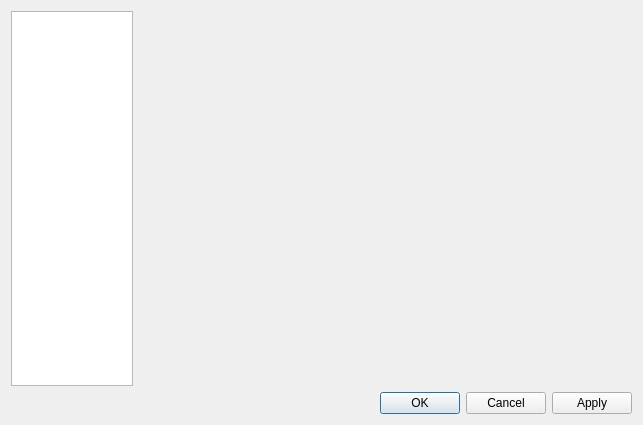
<?xml version="1.0" encoding="UTF-8"?>
<ui version="4.0">
 <class>PreferencesDialog</class>
 <widget class="QDialog" name="PreferencesDialog">
  <property name="geometry">
   <rect>
    <x>0</x>
    <y>0</y>
    <width>643</width>
    <height>425</height>
   </rect>
  </property>
  <property name="minimumSize">
   <size>
    <width>523</width>
    <height>425</height>
   </size>
  </property>
  <property name="windowTitle">
   <string>yoDownet - Preferences</string>
  </property>
  <property name="windowIcon">
   <iconset theme="configure">
    <normaloff/>
   </iconset>
  </property>
  <layout class="QGridLayout" name="PreferencesDialogGridLayout">
   <item row="0" column="0">
    <widget class="QListWidget" name="sectionListWidget">
     <property name="sizePolicy">
      <sizepolicy hsizetype="Maximum" vsizetype="Expanding">
       <horstretch>0</horstretch>
       <verstretch>0</verstretch>
      </sizepolicy>
     </property>
     <property name="minimumSize">
      <size>
       <width>0</width>
       <height>0</height>
      </size>
     </property>
     <property name="maximumSize">
      <size>
       <width>122</width>
       <height>16777215</height>
      </size>
     </property>
     <property name="editTriggers">
      <set>QAbstractItemView::NoEditTriggers</set>
     </property>
     <property name="showDropIndicator" stdset="0">
      <bool>false</bool>
     </property>
     <property name="iconSize">
      <size>
       <width>28</width>
       <height>28</height>
      </size>
     </property>
     <property name="currentRow">
      <number>-1</number>
     </property>
    </widget>
   </item>
   <item row="0" column="1">
    <widget class="QStackedWidget" name="pages"/>
   </item>
   <item row="1" column="0" colspan="2">
    <widget class="QDialogButtonBox" name="buttonBox">
     <property name="standardButtons">
      <set>QDialogButtonBox::Apply|QDialogButtonBox::Cancel|QDialogButtonBox::Ok</set>
     </property>
    </widget>
   </item>
  </layout>
 </widget>
 <resources/>
 <connections>
  <connection>
   <sender>buttonBox</sender>
   <signal>accepted()</signal>
   <receiver>PreferencesDialog</receiver>
   <slot>accept()</slot>
   <hints>
    <hint type="sourcelabel">
     <x>268</x>
     <y>408</y>
    </hint>
    <hint type="destinationlabel">
     <x>268</x>
     <y>212</y>
    </hint>
   </hints>
  </connection>
  <connection>
   <sender>sectionListWidget</sender>
   <signal>currentRowChanged(int)</signal>
   <receiver>pages</receiver>
   <slot>setCurrentIndex(int)</slot>
   <hints>
    <hint type="sourcelabel">
     <x>125</x>
     <y>201</y>
    </hint>
    <hint type="destinationlabel">
     <x>401</x>
     <y>197</y>
    </hint>
   </hints>
  </connection>
  <connection>
   <sender>buttonBox</sender>
   <signal>rejected()</signal>
   <receiver>PreferencesDialog</receiver>
   <slot>reject()</slot>
   <hints>
    <hint type="sourcelabel">
     <x>268</x>
     <y>408</y>
    </hint>
    <hint type="destinationlabel">
     <x>268</x>
     <y>212</y>
    </hint>
   </hints>
  </connection>
 </connections>
</ui>
